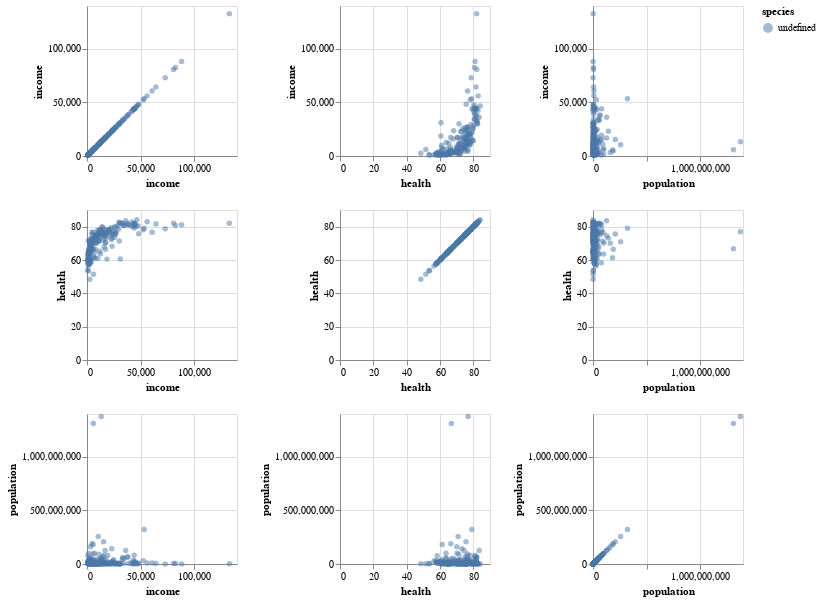

Notebook code for this chart:
### Code cell
alt.Chart(gapminder).mark_circle(opacity=0.5).encode(
    alt.X(alt.repeat("column"), type='quantitative'),
    alt.Y(alt.repeat("row"), type='quantitative'),
    color='species:N'
).properties(
    width=150,
    height=150
).repeat(
    row=['income', 'health', 'population'],
    column=['income', 'health', 'population']
)

### Figure 1 — Vega-Lite specification as saved in the notebook (floating-point values rounded to 4 significant figures; data arrays with more than 128 entries replaced by an {"elided": "..."} marker saying what was removed)
{"config": {"background": "white", "view": {"continuousWidth": 400, "continuousHeight": 300}}, "repeat": {"column": ["income", "health", "population"], "row": ["income", "health", "population"]}, "spec": {"data": {"name": "data-e19b33869877c38715e8e2246b54c119"}, "mark": {"type": "circle", "opacity": 0.5}, "encoding": {"color": {"type": "nominal", "field": "species"}, "x": {"type": "quantitative", "field": {"repeat": "column"}}, "y": {"type": "quantitative", "field": {"repeat": "row"}}}, "height": 150, "width": 150}, "$schema": "https://vega.github.io/schema/vega-lite/v4.8.1.json", "datasets": {"data-e19b33869877c38715e8e2246b54c119": {"elided": "187 records"}}}
